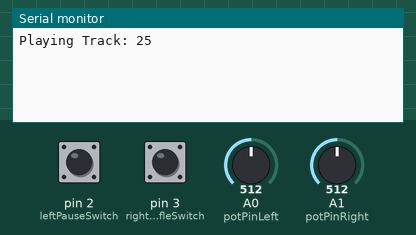
A sketch run on a simulated Arduino Uno, built with avr-gcc and run on an emulated ATmega328P. Parts: the last lines printed to the serial monitor. The test bench sets the inputs (shaded band); at power-on: A0 (potPinLeft) = 512, pin 3 (rightShuffleSwitch) HIGH, A1 (potPinRight) = 512, pin 2 (leftPauseSwitch) HIGH. Random numbers use the default seed unless the sketch sets one; the audio player accepts every command and is not drawn.

Above: at 1.7 s.
1.8 s: A0 (potPinLeft) set to 716
At 2.6 s:
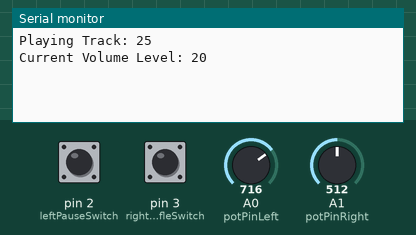
3.3 s: pin 3 (rightShuffleSwitch) pulled LOW for 0.15 s
At 3.8 s:
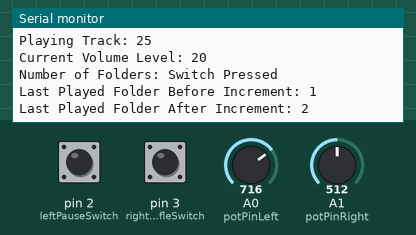
4.9 s: A1 (potPinRight) set to 716
At 5.8 s:
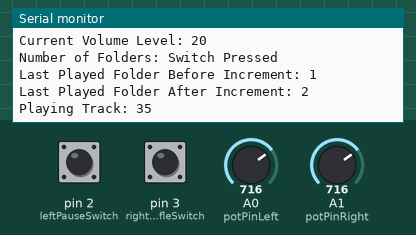
6.4 s: pin 3 (rightShuffleSwitch) pulled LOW for 1 s
At 7.4 s:
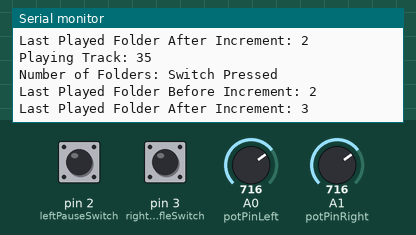
8.9 s: A0 (potPinLeft) set to 900
At 10.1 s:
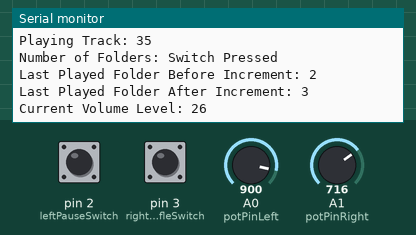
10.4 s: A1 (potPinRight) set to 900
At 11.2 s:
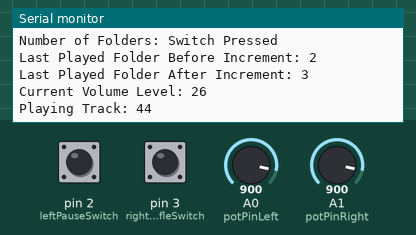

Measured:
- after the input at 1.8 s, the serial monitor: prints a new line at once (image 1)
- after the input at 3.3 s, the serial monitor: prints a new line at once (image 2)
- after the input at 4.9 s, the serial monitor: prints a new line at once (image 3)
- after the input at 6.4 s, the serial monitor: prints a new line at once (image 4)
- after the input at 8.9 s, the serial monitor: prints a new line at once (image 5)
- after the input at 10.4 s, the serial monitor: prints a new line at once (image 6)

The sketch:

active.ino
```cpp
// Testing Framework

/////////////////////////////Potentiometer Switch Testing/////////////////////////////////////////

// #include <SoftwareSerial.h>
// #include <DFRobotDFPlayerMini.h>

// SoftwareSerial mySoftwareSerial(10, 11); // RX, TX
// DFRobotDFPlayerMini myDFPlayer;
// const int switchPinLeft = 2;
// const int switchPinRight = 3;

// void setup()
// {
//     Serial.begin(9600);
//     pinMode(switchPinLeft, INPUT_PULLUP);
//     pinMode(switchPinRight, INPUT_PULLUP);
// }
// void loop()
// {
//     bool leftSwitchState = digitalRead(switchPinLeft) == LOW;
//     bool rightSwitchState = digitalRead(switchPinRight) == LOW;

// Code for testing left and right switches
//     Serial.print("Left Switch State: ");
//     Serial.println(leftSwitchState ? "Pressed" : "Not Pressed");
//     Serial.print("Right Switch State: ");
//     Serial.println(rightSwitchState ? "Pressed" : "Not Pressed");

//     delay(500); // delay to make the output readable, adjust as necessary
// }
///////////////////////////////////////////////////////////////////////////////////////////

///////////////////////////////Potentiometer Dial Testing//////////////////////////////////
// const int potPin1 = A0; // Assume you have a potentiometer connected to A0
// const int potPin2 = A1; // And another to A1, Add more as needed

// void setup() {
//   Serial.begin(9600);
// }

// void loop() {
//   int val1 = analogRead(potPin1);
//   int val2 = analogRead(potPin2);
//   Serial.print("Pot1: ");
//   Serial.print(val1);
//   Serial.print("\tPot2: ");
//   Serial.println(val2);

//   delay(100); // Add a delay to make the output readable, adjust as needed
// }
////////////////////////////////////////////////////////////////////////////////////////////

///////////////////////////////Dfplayer Testing///////////////////////////////////////////
// #include <Arduino.h>
// #include <DFRobotDFPlayerMini.h>
// #include <SoftwareSerial.h>

// SoftwareSerial mySoftwareSerial(10, 11); // RX, TX
// DFRobotDFPlayerMini myDFPlayer;

// void setup() {
//   mySoftwareSerial.begin(9600);
//   Serial.begin(115200);

//   if (!myDFPlayer.begin(mySoftwareSerial)) {
//     Serial.println(F("Error: Unable to begin DFPlayer Mini"));
//     while (true);
//   }

//   myDFPlayer.volume(10); // Set volume level (0-30)
//   myDFPlayer.play(1);    // Play the first track
// }

// void loop() {
// }
////////////////////////////////////////////////////////////////////////////////////////

// Working Code
#include <DFRobotDFPlayerMini.h>
#include <SoftwareSerial.h>
#include <Button.h>

SoftwareSerial mySoftwareSerial(10, 11); // RX, TX
DFRobotDFPlayerMini myDFPlayer;

const int potPinLeft = A0;
const int potPinRight = A1;
Button leftPauseSwitch(2);    // Left Pause Switch
Button rightShuffleSwitch(3); // Right Shuffle Switch

const int maxVolume = 30;
int prevVolume = 0;
byte volumeLevel = 0;

// Update this number for the number of folders
const int folderCount = 5;

int lastPlayedSong = 01;
int lastPlayedFolder = 01;
bool isPlaying = true;
bool trackEnded = false;

void setup()
{
    Serial.begin(9600);
    pinMode(potPinLeft, INPUT);
    pinMode(potPinRight, INPUT);
    leftPauseSwitch.begin();
    rightShuffleSwitch.begin();
    mySoftwareSerial.begin(9600);

    if (!myDFPlayer.begin(mySoftwareSerial))
    {
        while (true)
            ;
    }

    volumeLevel = map(analogRead(potPinLeft), 0, 1023, 0, maxVolume);
    myDFPlayer.volume(volumeLevel);
    prevVolume = volumeLevel;

    myDFPlayer.playFolder(1, 1);
}

void loop()
{
    handleLeftPauseSwitch();
    handleRightShuffleSwitch();

    volumeLevel = map(analogRead(potPinLeft), 0, 1023, 0, maxVolume);

    if (abs(volumeLevel - prevVolume) >= 3)
    {
        myDFPlayer.volume(volumeLevel);
        Serial.print("Current Volume Level: ");
        Serial.println(volumeLevel);
        prevVolume = volumeLevel;
        delay(1);
    }

    if (myDFPlayer.readType() == DFPlayerPlayFinished && !trackEnded)
    {
        int randomTrack = random(1, myDFPlayer.readFileCountsInFolder(lastPlayedFolder) + 1);
        Serial.print("Playing Random Track: "); // Output the track being played.
        Serial.println(randomTrack);            // Output the chosen random track number.
        myDFPlayer.playFolder(lastPlayedFolder, randomTrack);
        trackEnded = true;
    }
}

void handleLeftPauseSwitch()
{
    if (leftPauseSwitch.pressed())
    {
        if (!isPlaying)
        {
            myDFPlayer.playFolder(lastPlayedFolder, lastPlayedSong);
            isPlaying = true;
        }
    }
    if (leftPauseSwitch.released())
    {
        myDFPlayer.pause();
        isPlaying = false;
    }
}

void handleRightShuffleSwitch()
{
    if (rightShuffleSwitch.pressed())
    {
        Serial.print("Number of Folders: ");
        // Serial.print ln(myDFPlayer.readFolderCounts());
        Serial.println("Switch Pressed");
        Serial.print("Last Played Folder Before Increment: ");
        Serial.println(lastPlayedFolder);

        if (lastPlayedFolder < folderCount)
        {
            // if (lastPlayedFolder < myDFPlayer.readFolderCounts()) {
            lastPlayedFolder++;
        }
        else
        {
            lastPlayedFolder = 1;
        }
        Serial.print("Last Played Folder After Increment: ");
        Serial.println(lastPlayedFolder);
        myDFPlayer.playFolder(lastPlayedFolder, 1);
    }
    if (rightShuffleSwitch.read() == Button::PRESSED)
    {
        int rawValue = analogRead(potPinRight);
        int trackNumber = map(rawValue, 0, 1023, 1, 50);
        if (abs(trackNumber - lastPlayedSong) > 2)
        {
            Serial.print("Playing Track: "); // Output the track being played.
            Serial.println(trackNumber);     // Output the calculated track number.
            myDFPlayer.playFolder(lastPlayedFolder, trackNumber);
            lastPlayedSong = trackNumber;
            trackEnded = false;
        }
    }
}
```
